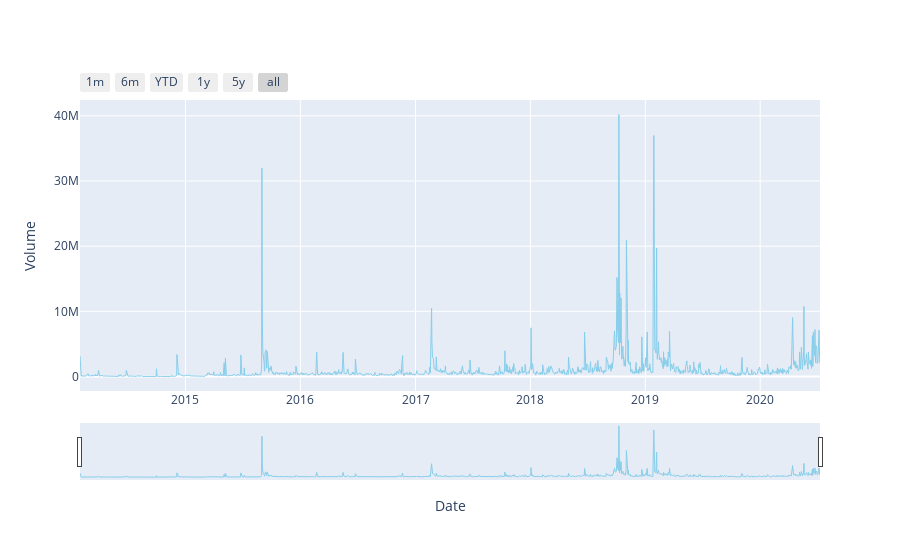

The cell this chart's notebook holds for it:
### Code cell
fig2=go.Figure()
fig2.add_trace(go.Scatter(x=data.Date, y=data.Volume, 
              mode ='lines',
              name='Volume', 
              line=dict(color='skyblue', width=1)))

fig2.update_layout(title=print(title.format(ticker)),
                   xaxis_title='Date',
                   yaxis_title='Volume')

fig2.update_xaxes(
    rangeslider_visible=True,
    rangeselector=dict(
        buttons=list([
            dict(count=1, label="1m", step="month", stepmode="backward"),
            dict(count=6, label="6m", step="month", stepmode="backward"),
            dict(count=1, label="YTD", step="year", stepmode="todate"),
            dict(count=1, label="1y", step="year", stepmode="backward"),
            dict(count=6, label="5y", step="year", stepmode="backward"),
            dict(step="all")
        ])
    )
)
fig2.show()

### Figure 1 — Plotly figure (JSON) as saved in the notebook; plotly's stock layout.template omitted (floating-point values rounded to 4 significant figures; data arrays with more than 128 entries replaced by an {"elided": "..."} marker saying what was removed)
{"data": [{"line": {"color": "skyblue", "width": 1}, "mode": "lines", "name": "Volume", "type": "scatter", "x": {"elided": "1621 str values"}, "y": {"elided": "1621 int values"}}], "layout": {"title": {}, "xaxis": {"rangeselector": {"buttons": [{"count": 1, "label": "1m", "step": "month", "stepmode": "backward"}, {"count": 6, "label": "6m", "step": "month", "stepmode": "backward"}, {"count": 1, "label": "YTD", "step": "year", "stepmode": "todate"}, {"count": 1, "label": "1y", "step": "year", "stepmode": "backward"}, {"count": 6, "label": "5y", "step": "year", "stepmode": "backward"}, {"step": "all"}]}, "rangeslider": {"visible": true}, "title": {"text": "Date"}}, "yaxis": {"title": {"text": "Volume"}}}}
